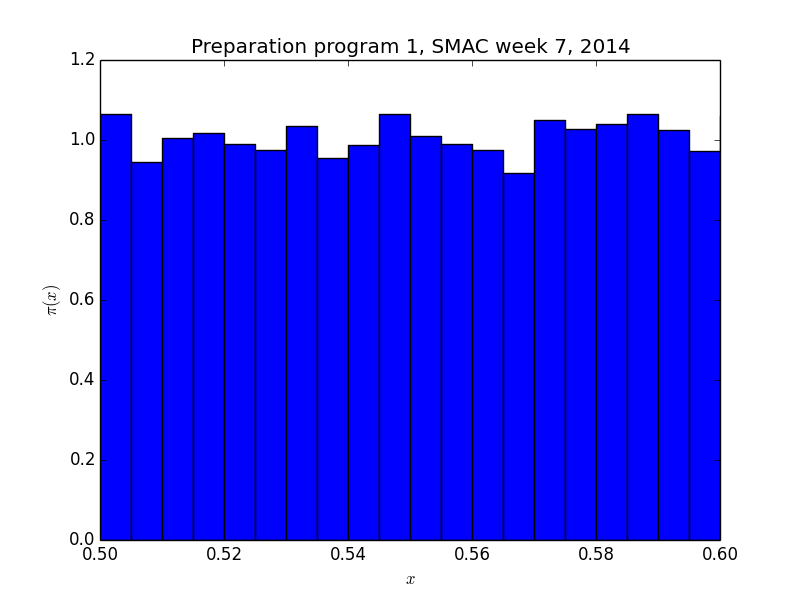

The script that drew this image:
import random
import matplotlib.pyplot as plt

data = []
for run in range(100000):
    data.append(random.uniform(0.0, 1.0))
plt.figure()
plt.title('Preparation program 1, SMAC week 7, 2014')
plt.hist(data, bins=200, normed=True)
plt.xlim(0.5,0.6)
plt.xlabel('$x$')
plt.ylabel('$\\pi(x)$')
plt.show()
